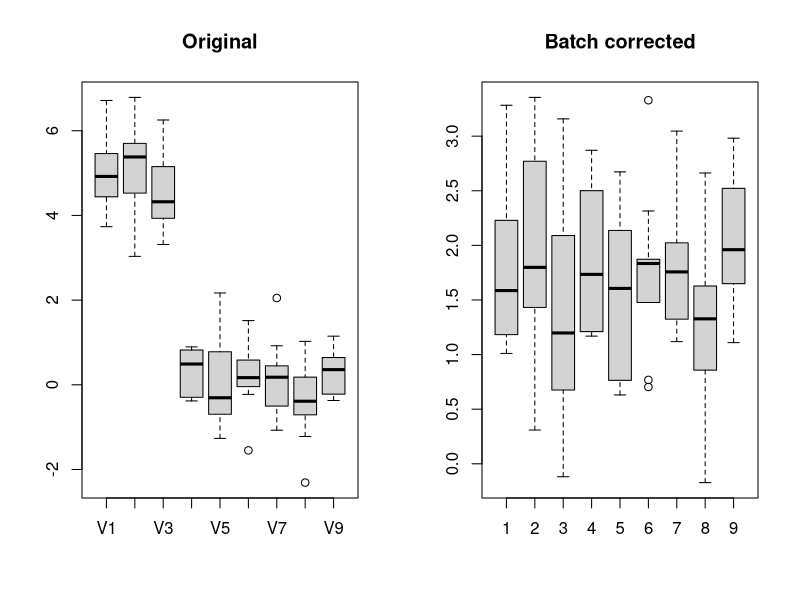

The R source for this figure:
# Load required library
library(limma)

# Generate random data with batch effects
set.seed(123)  # For reproducibility
y <- matrix(rnorm(10*9), 10, 9)
y[,1:3] <- y[,1:3] + 5
batch <- c("A", "A", "A", "B", "B", "B", "C", "C", "C")

# Remove batch effects
y2 <- removeBatchEffect(y, batch)

# Plot original and batch-corrected data
par(mfrow=c(1,2))
boxplot(as.data.frame(y), main="Original")
boxplot(as.data.frame(y2), main="Batch corrected")
